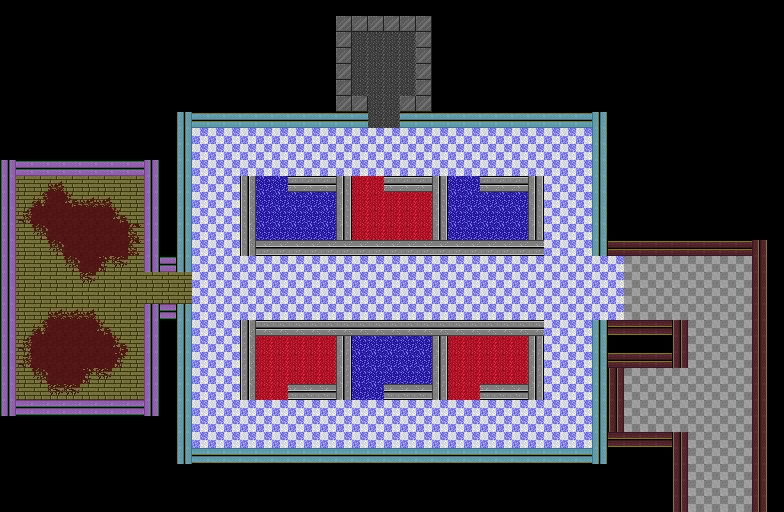

Below is a game level as drawn by its tile map, then a one-line description and the .tmx that defines it (tile-layer data replaced by summaries):
An orthogonal 49x32 tile map with 16x16 px tiles, 2 tile layers (Walls, Floor).

<map version="1.9" tiledversion="1.9.2" orientation="orthogonal" renderorder="right-down" width="49" height="32" tilewidth="16" tileheight="16" infinite="0" nextlayerid="5" nextobjectid="6">
 <tileset firstgid="1" source="Hotline-Miami-TileSet.tsx" />
 <layer id="2" name="Walls" width="49" height="32">
  <properties>
   <property name="collider" type="bool" value="true" />
  </properties>
  <data>[1568 cells, 290 non-empty, 17 distinct tile ids]</data>
 </layer>
 <layer id="1" name="Floor" width="49" height="32" opacity="0.96">
  <data>[1568 cells, 654 non-empty, 15 distinct tile ids]</data>
 </layer>
</map>
